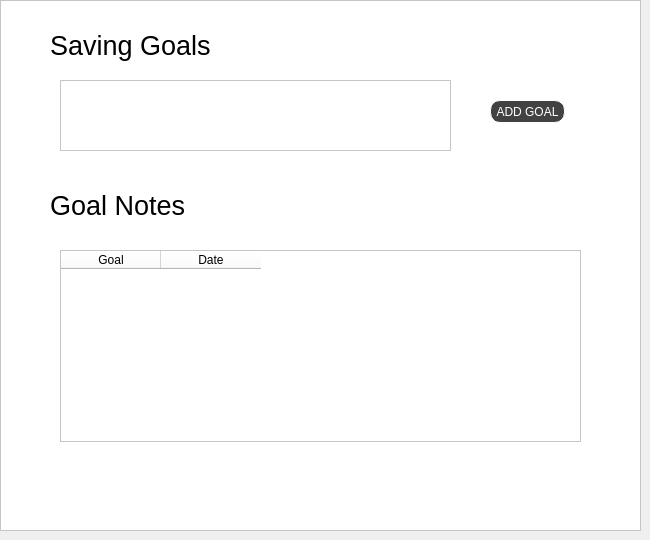
         <widget class="QWidget" name="page_5">
          <widget class="QFrame" name="frame_6">
           <property name="geometry">
            <rect>
             <x>0</x>
             <y>0</y>
             <width>641</width>
             <height>531</height>
            </rect>
           </property>
           <property name="autoFillBackground">
            <bool>false</bool>
           </property>
           <property name="styleSheet">
            <string notr="true">background-color:rgb(255, 255, 255);</string>
           </property>
           <property name="frameShape">
            <enum>QFrame::StyledPanel</enum>
           </property>
           <property name="frameShadow">
            <enum>QFrame::Raised</enum>
           </property>
           <widget class="QLabel" name="label_7">
            <property name="geometry">
             <rect>
              <x>50</x>
              <y>30</y>
              <width>201</width>
              <height>31</height>
             </rect>
            </property>
            <property name="font">
             <font>
              <pointsize>20</pointsize>
             </font>
            </property>
            <property name="text">
             <string>Saving Goals</string>
            </property>
           </widget>
           <widget class="QTextEdit" name="textEdit">
            <property name="geometry">
             <rect>
              <x>60</x>
              <y>80</y>
              <width>391</width>
              <height>71</height>
             </rect>
            </property>
           </widget>
           <widget class="QPushButton" name="addgoalbtn">
            <property name="geometry">
             <rect>
              <x>490</x>
              <y>100</y>
              <width>75</width>
              <height>23</height>
             </rect>
            </property>
            <property name="styleSheet">
             <string notr="true">#addgoalbtn:hover{
	background-color:#ffffff;
	border-radius:10px;
	border-style:solid;
	border-width:1px;
	border-color:rgb(66, 66, 66);
	color:rgb(66, 66, 66);
	padding:5px 2px;
}

#addgoalbtn{
	background-color:rgb(66, 66, 66);
	border-radius:10px;
	border-style:solid;
	border-width:1px;
	border-color:rgb(255, 255, 255);
	color:rgb(255, 255, 255);
	padding:5px 2px;
}</string>
            </property>
            <property name="text">
             <string>ADD GOAL</string>
            </property>
           </widget>
           <widget class="QLabel" name="label_23">
            <property name="geometry">
             <rect>
              <x>50</x>
              <y>190</y>
              <width>201</width>
              <height>31</height>
             </rect>
            </property>
            <property name="font">
             <font>
              <pointsize>20</pointsize>
             </font>
            </property>
            <property name="text">
             <string>Goal Notes</string>
            </property>
           </widget>
           <widget class="QTableWidget" name="tableWidget_3">
            <property name="geometry">
             <rect>
              <x>60</x>
              <y>250</y>
              <width>521</width>
              <height>192</height>
             </rect>
            </property>
            <column>
             <property name="text">
              <string>Goal</string>
             </property>
            </column>
            <column>
             <property name="text">
              <string>Date</string>
             </property>
            </column>
           </widget>
          </widget>
         </widget>
